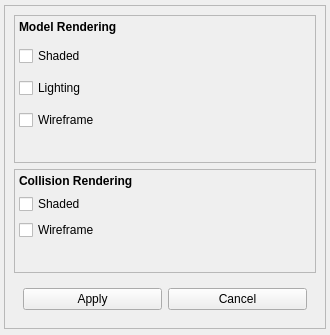
<?xml version="1.0" encoding="UTF-8"?>
<ui version="4.0">
 <class>ViewportSettingsBase</class>
 <widget class="QWidget" name="ViewportSettingsBase">
  <property name="geometry">
   <rect>
    <x>0</x>
    <y>0</y>
    <width>330</width>
    <height>335</height>
   </rect>
  </property>
  <property name="sizePolicy">
   <sizepolicy hsizetype="Preferred" vsizetype="Preferred">
    <horstretch>0</horstretch>
    <verstretch>0</verstretch>
   </sizepolicy>
  </property>
  <property name="windowTitle">
   <string>Form</string>
  </property>
  <property name="autoFillBackground">
   <bool>false</bool>
  </property>
  <layout class="QVBoxLayout" name="verticalLayout">
   <property name="leftMargin">
    <number>4</number>
   </property>
   <property name="topMargin">
    <number>4</number>
   </property>
   <property name="rightMargin">
    <number>4</number>
   </property>
   <property name="bottomMargin">
    <number>4</number>
   </property>
   <item>
    <widget class="QFrame" name="main_frame">
     <property name="sizePolicy">
      <sizepolicy hsizetype="Preferred" vsizetype="Maximum">
       <horstretch>0</horstretch>
       <verstretch>0</verstretch>
      </sizepolicy>
     </property>
     <property name="frameShape">
      <enum>QFrame::Shape::StyledPanel</enum>
     </property>
     <property name="frameShadow">
      <enum>QFrame::Shadow::Raised</enum>
     </property>
     <layout class="QVBoxLayout" name="verticalLayout_2">
      <item>
       <widget class="QFrame" name="model_frame">
        <property name="sizePolicy">
         <sizepolicy hsizetype="Preferred" vsizetype="Maximum">
          <horstretch>0</horstretch>
          <verstretch>0</verstretch>
         </sizepolicy>
        </property>
        <property name="frameShape">
         <enum>QFrame::Shape::StyledPanel</enum>
        </property>
        <property name="frameShadow">
         <enum>QFrame::Shadow::Raised</enum>
        </property>
        <layout class="QVBoxLayout" name="verticalLayout_3">
         <property name="spacing">
          <number>12</number>
         </property>
         <property name="sizeConstraint">
          <enum>QLayout::SizeConstraint::SetDefaultConstraint</enum>
         </property>
         <property name="leftMargin">
          <number>4</number>
         </property>
         <property name="topMargin">
          <number>4</number>
         </property>
         <property name="rightMargin">
          <number>4</number>
         </property>
         <property name="bottomMargin">
          <number>32</number>
         </property>
         <item>
          <widget class="QLabel" name="label">
           <property name="font">
            <font>
             <bold>true</bold>
            </font>
           </property>
           <property name="text">
            <string>Model Rendering</string>
           </property>
          </widget>
         </item>
         <item>
          <widget class="QCheckBox" name="model_shaded_checkbox">
           <property name="text">
            <string>Shaded</string>
           </property>
          </widget>
         </item>
         <item>
          <widget class="QCheckBox" name="model_lighting_checkbox">
           <property name="text">
            <string>Lighting</string>
           </property>
          </widget>
         </item>
         <item>
          <widget class="QCheckBox" name="model_wireframe_checkbox">
           <property name="text">
            <string>Wireframe</string>
           </property>
          </widget>
         </item>
        </layout>
       </widget>
      </item>
      <item>
       <widget class="QFrame" name="collision_frame">
        <property name="sizePolicy">
         <sizepolicy hsizetype="Preferred" vsizetype="Maximum">
          <horstretch>0</horstretch>
          <verstretch>0</verstretch>
         </sizepolicy>
        </property>
        <property name="frameShape">
         <enum>QFrame::Shape::StyledPanel</enum>
        </property>
        <property name="frameShadow">
         <enum>QFrame::Shadow::Raised</enum>
        </property>
        <layout class="QVBoxLayout" name="verticalLayout_4">
         <property name="leftMargin">
          <number>4</number>
         </property>
         <property name="topMargin">
          <number>4</number>
         </property>
         <property name="rightMargin">
          <number>4</number>
         </property>
         <property name="bottomMargin">
          <number>32</number>
         </property>
         <item>
          <widget class="QLabel" name="label_2">
           <property name="font">
            <font>
             <bold>true</bold>
            </font>
           </property>
           <property name="text">
            <string>Collision Rendering</string>
           </property>
          </widget>
         </item>
         <item>
          <widget class="QCheckBox" name="collision_shaded_checkbox">
           <property name="text">
            <string>Shaded</string>
           </property>
          </widget>
         </item>
         <item>
          <widget class="QCheckBox" name="collision_wireframe_checkbox">
           <property name="text">
            <string>Wireframe</string>
           </property>
          </widget>
         </item>
        </layout>
       </widget>
      </item>
      <item>
       <widget class="QFrame" name="button_frame">
        <property name="sizePolicy">
         <sizepolicy hsizetype="Preferred" vsizetype="Maximum">
          <horstretch>0</horstretch>
          <verstretch>0</verstretch>
         </sizepolicy>
        </property>
        <property name="frameShape">
         <enum>QFrame::Shape::NoFrame</enum>
        </property>
        <property name="frameShadow">
         <enum>QFrame::Shadow::Raised</enum>
        </property>
        <layout class="QHBoxLayout" name="horizontalLayout">
         <item>
          <widget class="QPushButton" name="apply_button">
           <property name="text">
            <string>Apply</string>
           </property>
          </widget>
         </item>
         <item>
          <widget class="QPushButton" name="cancel_button">
           <property name="text">
            <string>Cancel</string>
           </property>
          </widget>
         </item>
        </layout>
       </widget>
      </item>
     </layout>
    </widget>
   </item>
  </layout>
 </widget>
 <resources/>
 <connections/>
</ui>
